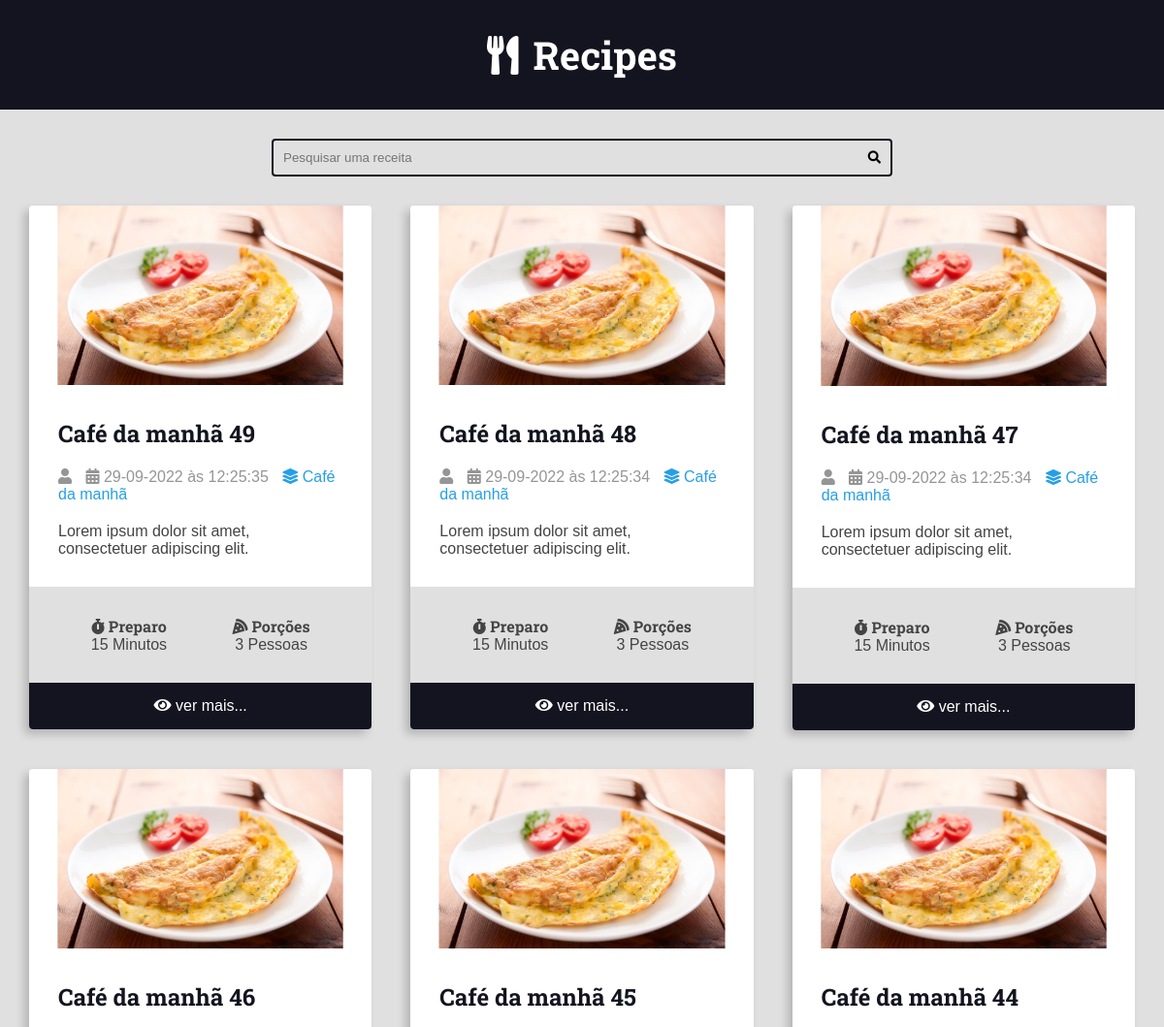
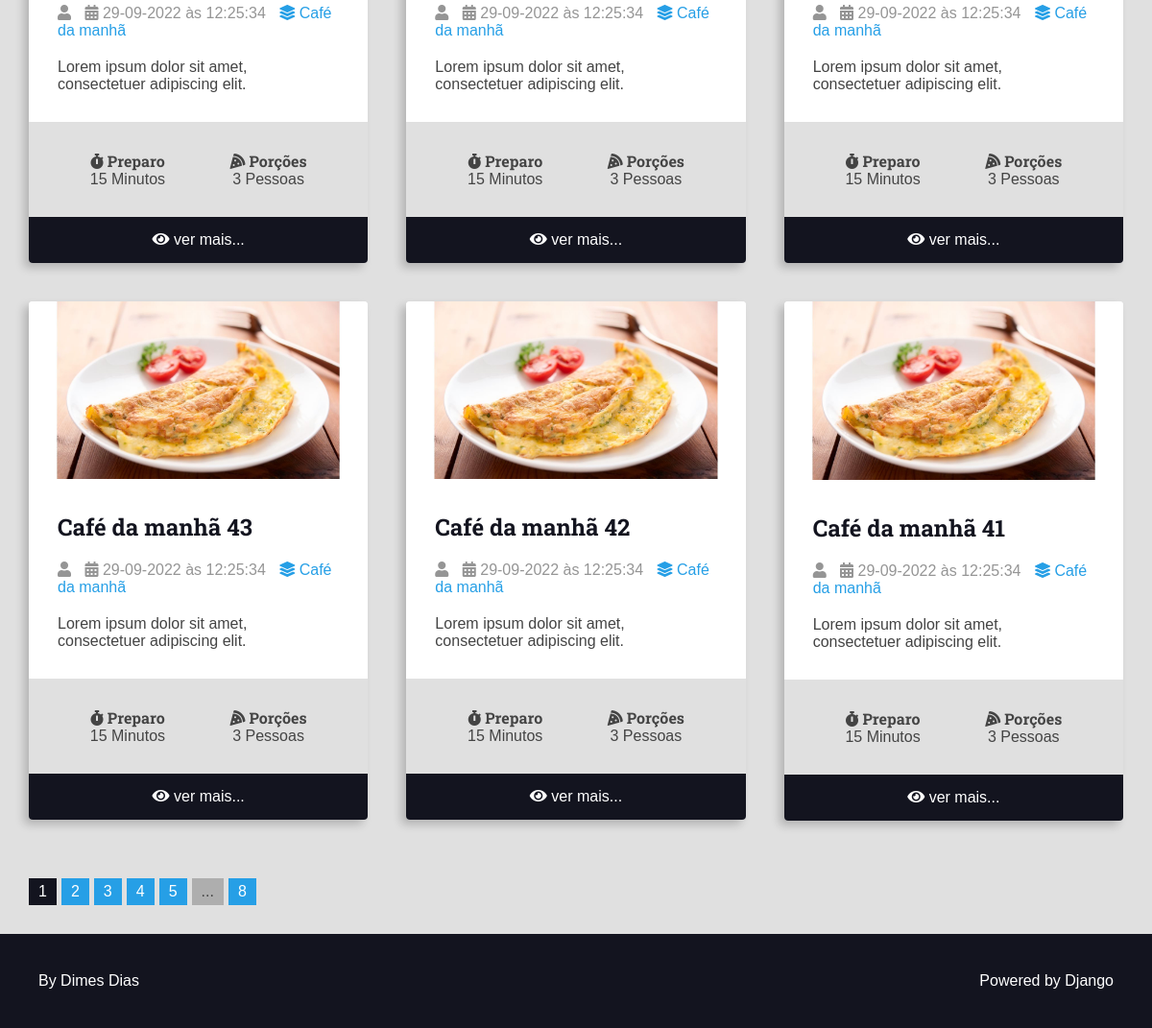
Before: /recipes/category/1/ with the older database file (2 pictures, top to bottom).
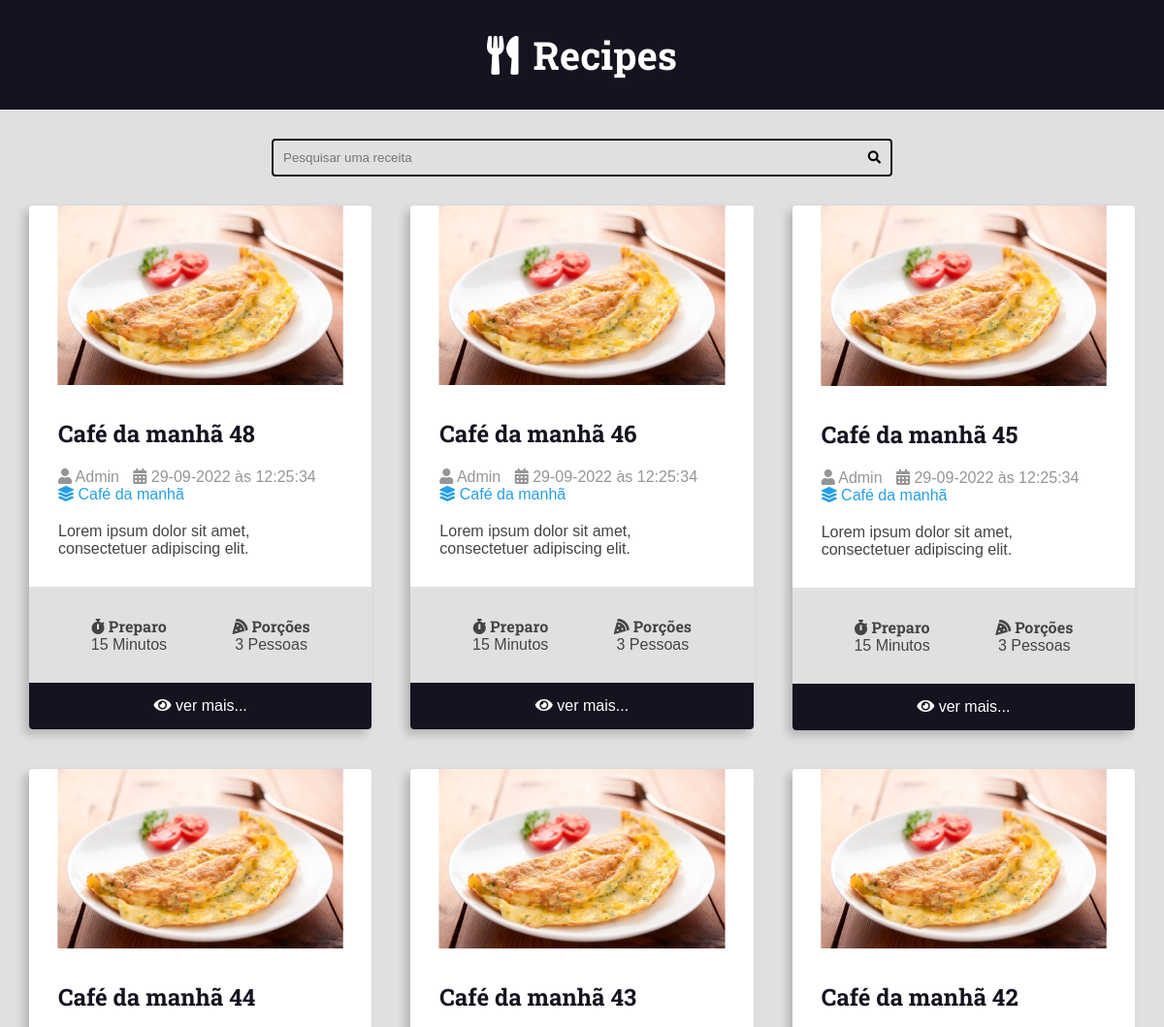
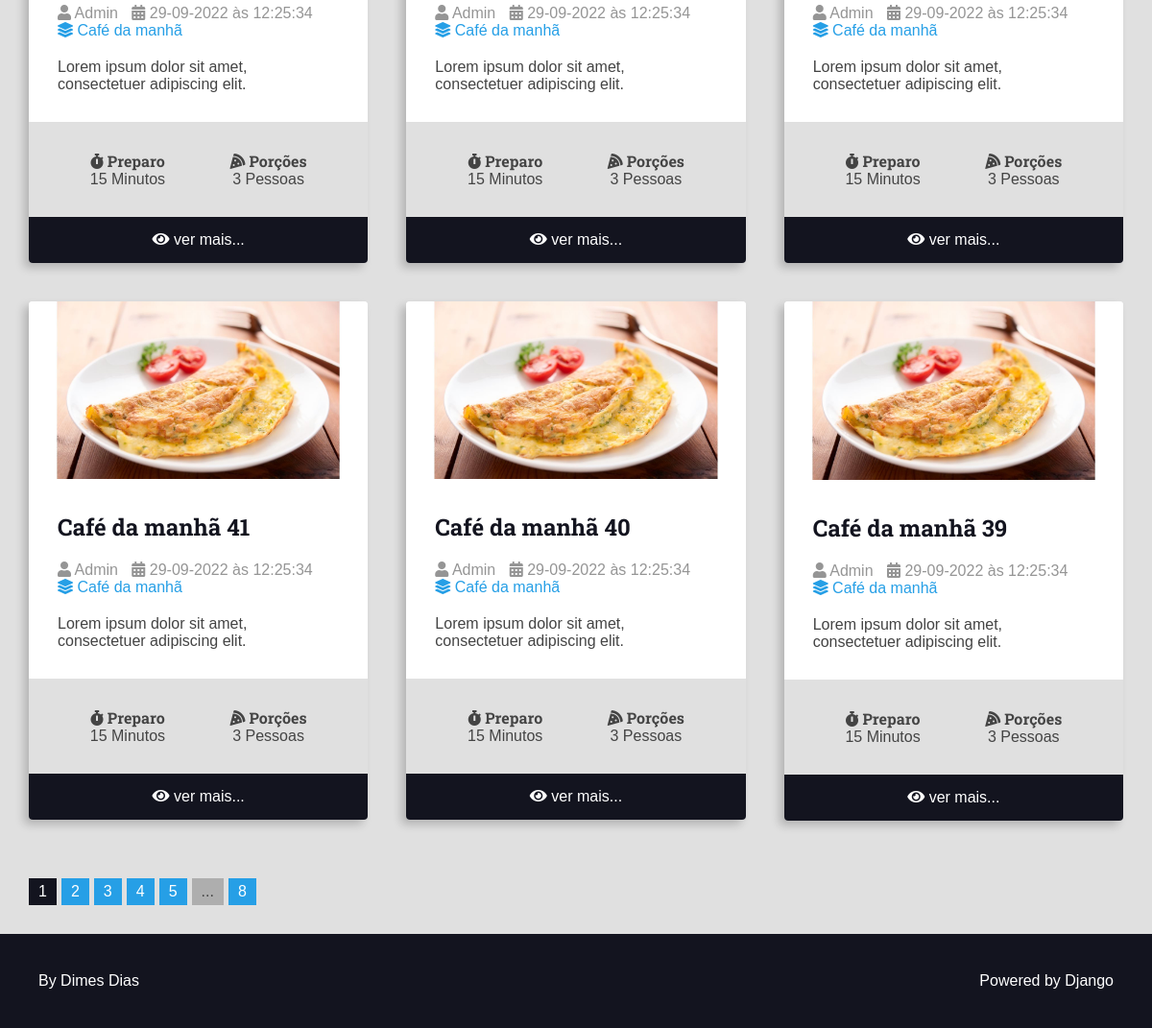
After: the same page with the newer database file (2 pictures, top to bottom).
### recipes/models.py (models this page shows, shortened)
class Recipe(models.Model):
    title = models.CharField(max_length=65, verbose_name='Título')
    description = models.CharField(max_length=165, verbose_name='Descrição')
    slug = models.SlugField(unique=True)
    preparation_time = models.IntegerField(verbose_name='Tempo de preparação')
    preparation_time_unit = models.CharField(
        max_length=65, verbose_name='Unidade do tempo de preparação')
    servings = models.IntegerField(verbose_name='Porções')
    servings_unit = models.CharField(
        max_length=65, verbose_name='Unidade das porções')
    preparation_steps = models.TextField(verbose_name='Etapas de preparação')
    preparation_steps_is_html = models.BooleanField(
        default=False, verbose_name='Etapas de preparação em HTML')
    created_at = models.DateTimeField(auto_now_add=True)
    updated_at = models.DateTimeField(auto_now=True)
    is_published = models.BooleanField(default=False, verbose_name='Publicado')
    cover = models.ImageField(
        upload_to='recipes/covers/%Y/%m/%d/',
        blank=True,
        default='',
        verbose_name='Imagem'
    )
    category = models.ForeignKey(
        Category, on_delete=models.SET_NULL, null=True, blank=True, default=None, verbose_name='Categoria')  # noqa: E501
    author = models.ForeignKey(
        User, on_delete=models.SET_NULL, null=True, verbose_name='Autor')

class Category(models.Model):
    name = models.CharField(max_length=65)

### recipes/views.py (the view)
class RecipeListViewCategory(RecipeListViewBase):
    template_name = 'pages/category.html'
    def get_queryset(self, *args, **kwargs):
        qs = super().get_queryset(*args, **kwargs)
        qs = qs.filter(
            category__id=self.kwargs.get('category_id'),
            is_published=True,
        )
        return qs

### recipes/views.py (called while the page is built)
    def get_queryset(self, *args, **kwargs):
        qs = super().get_queryset(*args, **kwargs)
        qs = qs.filter(
            is_published=True,
        )
        return qs

    def get_context_data(self, *args, **kwargs):
        ctx = super().get_context_data(*args, **kwargs)
        page_obj, pagination_range = make_pagination(
            self.request,
            ctx.get('recipes'),
            PER_PAGES
        )
        ctx.update({
            'recipes': page_obj,
            'pagination_range': pagination_range,
        })
        return ctx

### utils/pagination.py (called while the page is built)
def make_pagination(request, queryset, per_page, qty_pages=5):
    try:
        current_page = int(request.GET.get('page', 1))
    except ValueError:
        current_page = 1
    paginator = Paginator(queryset, per_page)  # qtde de itens por página
    page_obj = paginator.get_page(current_page)    # informa a página corrente
    pagination_range = make_pagination_range(
        paginator.page_range,
        qty_pages,
        current_page,
    )
    return page_obj, pagination_range

### recipes/templates/pages/category.html (shortened to what this page needs)
{% extends 'base/base.html' %}
{% block content %}
<div class="main-content main-content-list container">
    {% for recipe in recipes %}
        {% if recipes|length == 1 %}
            <div style="margin: 0 auto;">
                {% include 'partials/recipe.html' %}
            </div>
        {% else %}
            {% include 'partials/recipe.html' %}
        {% endif %}
    {% endfor %}
</div>
{% endblock content %}

### recipes/templates/partials/recipe.html (shortened to what this page needs)
<div class="recipe recipe-list-item">
    <div class="recipe-cover">
        <a href="{% url 'recipes:recipe' recipe.id %}">
            {% if recipe.cover %}
                <img src="{{ recipe.cover.url }}" alt="Temporário">
            {% else %}
                <img src="/media/recipes/covers/imagem_padrao.jpg" alt="Temporário">
            {% endif %}
        </a>
    </div>
    <div class="recipe-title-container">
        <h2 class="recipe-title">
            <a href="{% url 'recipes:recipe' recipe.id %}">{{ recipe.title }}</a>
        </h2>
    </div>
    <div class="recipe-author">
        {% if not recipe.author is None %}
            <span class="recipe-author-item">
                <i class="fas fa-user"></i>
                {{ recipe.author.first_name }} {{ recipe.author.last_name }}
            </span>
        {% endif %}
        <span class="recipe-author-item">
            <i class="fas fa-calendar-alt"></i>
            {{ recipe.created_at|date:'d-m-Y à\s H:i:s' }}
        </span>
        {% if not recipe.category is None %}
            <span class="recipe-author-item">
                <a href="{% url 'recipes:category' recipe.category.id %}">
                    <i class="fas fa-layer-group"></i>
                    <span>{{ recipe.category.name }}</span>
                </a>
            </span>
        {% endif %}
    </div>
    <div class="recipe-content">
        <p>{{ recipe.description }}</p>
    </div>
    <div class="recipe-meta-container">
        <div class="recipe-meta recipe-preparation">
            <h3 class="recipe-meta-title"><i class="fas fa-stopwatch"></i> Preparo</h3>
            <div class="recipe-meta-text">
                {{ recipe.preparation_time }} {{ recipe.preparation_time_unit }}
            </div>
        </div>
        <div class="recipe-meta recipe-servings">
            <h3 class="recipe-meta-title"><i class="fas fa-pizza-slice"></i> Porções</h3>
            <div class="recipe-meta-text">
                {{ recipe.servings }} {{ recipe.servings_unit }}
            </div>
        </div>
    </div>
    {% if not is_detail_page is True %}
    <footer class="recipe-footer">
        <a class="recipe-read-more button button-dark button-full-width" href="{% url 'recipes:recipe' recipe.id %}">
            <i class="fas fa-eye"></i>
            <span>ver mais...</span>
        </a>
    </footer>
    {% endif %}
</div>

Changed rows visible on the page:
removed Recipe: cover (picture), title "Café da manhã 49", created_at "29-09-2022 às 12:25:35", category.name "Café da manhã", description "Lorem ipsum dolor sit amet, consectetuer adipiscing elit.", preparation_time "15", preparation_time_unit "Minutos", servings "3", servings_unit "Pessoas"
removed Recipe: cover (picture), title "Café da manhã 47", created_at "29-09-2022 às 12:25:34", category.name "Café da manhã", description "Lorem ipsum dolor sit amet, consectetuer adipiscing elit.", preparation_time "15", preparation_time_unit "Minutos", servings "3", servings_unit "Pessoas"
changed through a linked row, Recipe "Café da manhã 48": author.first_name (not shown) → "Admin"
changed through a linked row, Recipe "Café da manhã 46": author.first_name (not shown) → "Admin"
changed through a linked row, Recipe "Café da manhã 45": author.first_name (not shown) → "Admin"
changed through a linked row, Recipe "Café da manhã 44": author.first_name (not shown) → "Admin"
changed through a linked row, Recipe "Café da manhã 43": author.first_name (not shown) → "Admin"
changed through a linked row, Recipe "Café da manhã 42": author.first_name (not shown) → "Admin"
changed through a linked row, Recipe "Café da manhã 41": author.first_name (not shown) → "Admin"
now on this page (row unchanged): Recipe: cover (picture), title "Café da manhã 40", author.first_name "Admin", created_at "29-09-2022 às 12:25:34", category.name "Café da manhã", description "Lorem ipsum dolor sit amet, consectetuer adipiscing elit.", preparation_time "15", preparation_time_unit "Minutos", servings "3", servings_unit "Pessoas"
now on this page (row unchanged): Recipe: cover (picture), title "Café da manhã 39", author.first_name "Admin", created_at "29-09-2022 às 12:25:34", category.name "Café da manhã", description "Lorem ipsum dolor sit amet, consectetuer adipiscing elit.", preparation_time "15", preparation_time_unit "Minutos", servings "3", servings_unit "Pessoas"
